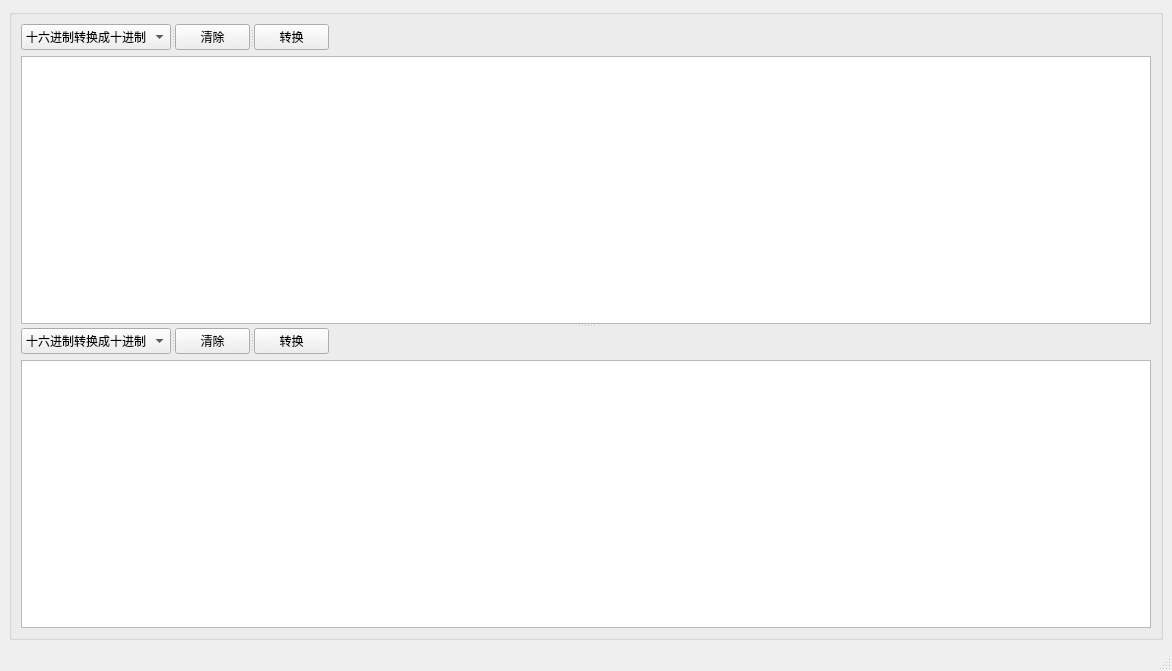
<?xml version="1.0" encoding="UTF-8"?>
<ui version="4.0">
 <class>MainWindow</class>
 <widget class="QMainWindow" name="MainWindow">
  <property name="geometry">
   <rect>
    <x>0</x>
    <y>0</y>
    <width>1172</width>
    <height>671</height>
   </rect>
  </property>
  <property name="windowTitle">
   <string>转换工具</string>
  </property>
  <property name="windowIcon">
   <iconset resource="myresource.qrc">
    <normaloff>:/images/calculate.ico</normaloff>:/images/calculate.ico</iconset>
  </property>
  <widget class="QWidget" name="centralwidget">
   <layout class="QGridLayout" name="gridLayout_4">
    <item row="0" column="1">
     <widget class="QGroupBox" name="groupBox">
      <property name="title">
       <string/>
      </property>
      <layout class="QGridLayout" name="gridLayout_3">
       <item row="0" column="0">
        <widget class="QSplitter" name="splitter_3">
         <property name="orientation">
          <enum>Qt::Vertical</enum>
         </property>
         <widget class="QWidget" name="">
          <layout class="QGridLayout" name="gridLayout">
           <item row="0" column="0">
            <widget class="QSplitter" name="splitter">
             <property name="orientation">
              <enum>Qt::Horizontal</enum>
             </property>
             <widget class="QComboBox" name="comboBox">
              <property name="sizePolicy">
               <sizepolicy hsizetype="Fixed" vsizetype="Fixed">
                <horstretch>0</horstretch>
                <verstretch>0</verstretch>
               </sizepolicy>
              </property>
              <property name="maximumSize">
               <size>
                <width>150</width>
                <height>16777215</height>
               </size>
              </property>
              <item>
               <property name="text">
                <string>十六进制转换成十进制</string>
               </property>
              </item>
              <item>
               <property name="text">
                <string>十进制转换成十六进制</string>
               </property>
              </item>
              <item>
               <property name="text">
                <string>十六进制转换成二进制</string>
               </property>
              </item>
              <item>
               <property name="text">
                <string>二进制转换成十六进制</string>
               </property>
              </item>
              <item>
               <property name="text">
                <string>ASCII转换成十六进制</string>
               </property>
              </item>
              <item>
               <property name="text">
                <string>十六进制转换成ASCII</string>
               </property>
              </item>
             </widget>
             <widget class="QPushButton" name="pBtn_Clear">
              <property name="sizePolicy">
               <sizepolicy hsizetype="Fixed" vsizetype="Fixed">
                <horstretch>0</horstretch>
                <verstretch>0</verstretch>
               </sizepolicy>
              </property>
              <property name="maximumSize">
               <size>
                <width>75</width>
                <height>16777215</height>
               </size>
              </property>
              <property name="text">
               <string>清除</string>
              </property>
             </widget>
             <widget class="QPushButton" name="pushButton">
              <property name="sizePolicy">
               <sizepolicy hsizetype="Fixed" vsizetype="Fixed">
                <horstretch>0</horstretch>
                <verstretch>0</verstretch>
               </sizepolicy>
              </property>
              <property name="maximumSize">
               <size>
                <width>75</width>
                <height>16777215</height>
               </size>
              </property>
              <property name="text">
               <string>转换</string>
              </property>
             </widget>
            </widget>
           </item>
           <item row="1" column="0">
            <widget class="QPlainTextEdit" name="plainTextEdit">
             <property name="sizePolicy">
              <sizepolicy hsizetype="MinimumExpanding" vsizetype="Expanding">
               <horstretch>0</horstretch>
               <verstretch>0</verstretch>
              </sizepolicy>
             </property>
            </widget>
           </item>
          </layout>
         </widget>
         <widget class="QWidget" name="">
          <layout class="QGridLayout" name="gridLayout_2">
           <item row="0" column="0">
            <widget class="QSplitter" name="splitter_2">
             <property name="orientation">
              <enum>Qt::Horizontal</enum>
             </property>
             <widget class="QComboBox" name="comboBox_2">
              <property name="sizePolicy">
               <sizepolicy hsizetype="Minimum" vsizetype="Fixed">
                <horstretch>0</horstretch>
                <verstretch>0</verstretch>
               </sizepolicy>
              </property>
              <property name="minimumSize">
               <size>
                <width>150</width>
                <height>0</height>
               </size>
              </property>
              <property name="maximumSize">
               <size>
                <width>150</width>
                <height>16777215</height>
               </size>
              </property>
              <item>
               <property name="text">
                <string>十六进制转换成十进制</string>
               </property>
              </item>
              <item>
               <property name="text">
                <string>十进制转换成十六进制</string>
               </property>
              </item>
              <item>
               <property name="text">
                <string>十六进制转换成二进制</string>
               </property>
              </item>
              <item>
               <property name="text">
                <string>二进制转换成十六进制</string>
               </property>
              </item>
              <item>
               <property name="text">
                <string>ASCII转换成十六进制</string>
               </property>
              </item>
              <item>
               <property name="text">
                <string>十六进制转换成ASCII</string>
               </property>
              </item>
             </widget>
             <widget class="QPushButton" name="pBtn_Clear2">
              <property name="maximumSize">
               <size>
                <width>75</width>
                <height>16777215</height>
               </size>
              </property>
              <property name="text">
               <string>清除</string>
              </property>
             </widget>
             <widget class="QPushButton" name="pushButton_2">
              <property name="sizePolicy">
               <sizepolicy hsizetype="Fixed" vsizetype="Fixed">
                <horstretch>0</horstretch>
                <verstretch>0</verstretch>
               </sizepolicy>
              </property>
              <property name="maximumSize">
               <size>
                <width>75</width>
                <height>16777215</height>
               </size>
              </property>
              <property name="text">
               <string>转换</string>
              </property>
             </widget>
            </widget>
           </item>
           <item row="1" column="0">
            <widget class="QPlainTextEdit" name="plainTextEdit_2"/>
           </item>
          </layout>
         </widget>
        </widget>
       </item>
      </layout>
     </widget>
    </item>
   </layout>
  </widget>
  <widget class="QMenuBar" name="menubar">
   <property name="geometry">
    <rect>
     <x>0</x>
     <y>0</y>
     <width>1172</width>
     <height>23</height>
    </rect>
   </property>
  </widget>
  <widget class="QStatusBar" name="statusbar"/>
 </widget>
 <resources>
  <include location="myresource.qrc"/>
 </resources>
 <connections/>
</ui>
